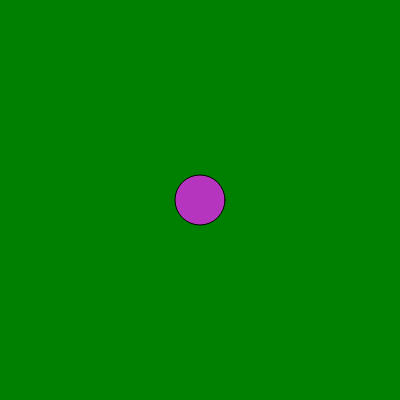
Frame 1 (no input)
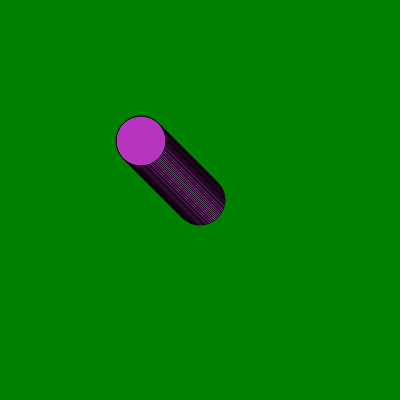
Frame 60 (no input)
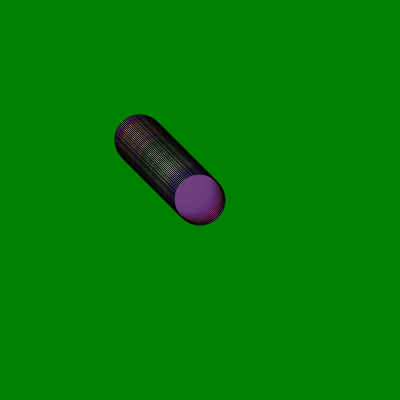
Frame 120 (the mouse pressed at the canvas centre since frame 60)

The p5.js sketch that drew these frames (run headless with seeded random() and noise() and a simulated clock; from frame 60 on, the mouse is pressed at the canvas centre):

// p5.js sketch
// ── sketch.js
let cor;
let posicaoHorizontal; // x
let posicaoVertical; // y

function setup() {
  createCanvas(400, 400);
  background("green");
  cor = color(random(0, 255), random(0, 255), random(0, 255));
  posicaoHorizontal = 200;
  posicaoVertical = 200;
}

function draw() {
  fill(cor);
  circle(posicaoHorizontal, posicaoVertical, 50);
  
  if(mouseX < posicaoHorizontal) {
     posicaoHorizontal--;
  }
  
  if(mouseX > posicaoHorizontal) {
    posicaoHorizontal++;
  }

  if(mouseY < posicaoVertical) {
     posicaoVertical--;
  }
  
  if(mouseY > posicaoVertical) {
    posicaoVertical++;
  }
  if(mouseIsPressed) {
   cor = color(random(0, 255), random(0, 255), random(0, 255), random(0, 100));     
  }
}
